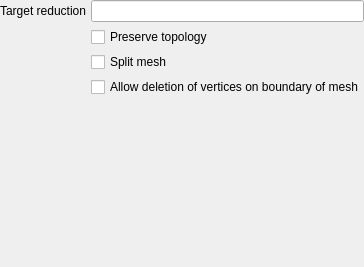
         <widget class="QWidget" name="decimate">
          <property name="font">
           <font>
            <weight>50</weight>
            <bold>false</bold>
           </font>
          </property>
          <layout class="QGridLayout" name="gridLayout_28">
           <property name="leftMargin">
            <number>0</number>
           </property>
           <property name="topMargin">
            <number>0</number>
           </property>
           <property name="rightMargin">
            <number>0</number>
           </property>
           <property name="bottomMargin">
            <number>0</number>
           </property>
           <property name="spacing">
            <number>5</number>
           </property>
           <item row="0" column="0">
            <widget class="QLabel" name="label_59">
             <property name="font">
              <font>
               <weight>50</weight>
               <bold>false</bold>
              </font>
             </property>
             <property name="text">
              <string>Target reduction</string>
             </property>
             <property name="alignment">
              <set>Qt::AlignRight|Qt::AlignTrailing|Qt::AlignVCenter</set>
             </property>
            </widget>
           </item>
           <item row="0" column="1">
            <widget class="LineEdit" name="lineedit_decimation_targetreduction">
             <property name="font">
              <font>
               <weight>50</weight>
               <bold>false</bold>
              </font>
             </property>
            </widget>
           </item>
           <item row="5" column="0">
            <spacer name="verticalSpacer_24">
             <property name="orientation">
              <enum>Qt::Vertical</enum>
             </property>
             <property name="sizeHint" stdset="0">
              <size>
               <width>20</width>
               <height>170</height>
              </size>
             </property>
            </spacer>
           </item>
           <item row="1" column="1">
            <widget class="QCheckBox" name="checkbox_decimation_preservetopology">
             <property name="font">
              <font>
               <weight>50</weight>
               <bold>false</bold>
              </font>
             </property>
             <property name="text">
              <string>Preserve topology</string>
             </property>
            </widget>
           </item>
           <item row="2" column="1">
            <widget class="QCheckBox" name="checkbox_decimation_splitmesh">
             <property name="font">
              <font>
               <weight>50</weight>
               <bold>false</bold>
              </font>
             </property>
             <property name="text">
              <string>Split mesh</string>
             </property>
            </widget>
           </item>
           <item row="3" column="1">
            <widget class="QCheckBox" name="checkbox_decimation_deletevertices">
             <property name="font">
              <font>
               <weight>50</weight>
               <bold>false</bold>
              </font>
             </property>
             <property name="text">
              <string>Allow deletion of vertices on boundary of mesh</string>
             </property>
            </widget>
           </item>
          </layout>
         </widget>
